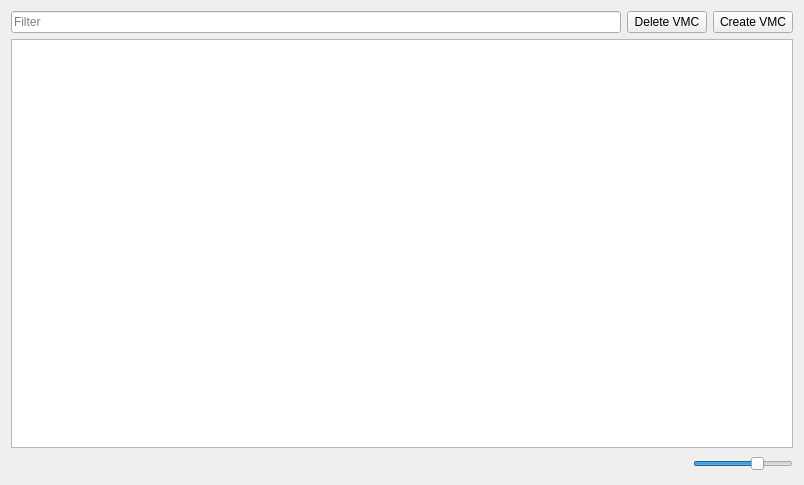
<?xml version="1.0" encoding="UTF-8"?>
<ui version="4.0">
 <class>VmcListActivity</class>
 <widget class="QWidget" name="VmcListActivity">
  <property name="geometry">
   <rect>
    <x>0</x>
    <y>0</y>
    <width>804</width>
    <height>485</height>
   </rect>
  </property>
  <property name="windowTitle">
   <string>Form</string>
  </property>
  <layout class="QVBoxLayout" name="verticalLayout">
   <item>
    <layout class="QHBoxLayout" name="mp_layout">
     <item>
      <widget class="QLineEdit" name="mp_edit_filter">
       <property name="placeholderText">
        <string>Filter</string>
       </property>
       <property name="clearButtonEnabled">
        <bool>true</bool>
       </property>
      </widget>
     </item>
     <item>
      <widget class="QPushButton" name="mp_btn_delete_vmc">
       <property name="text">
        <string>Delete VMC</string>
       </property>
       <property name="icon">
        <iconset theme="oplpct-delete">
         <normaloff>.</normaloff>.</iconset>
       </property>
      </widget>
     </item>
     <item>
      <widget class="QPushButton" name="mp_btn_create_vmc">
       <property name="text">
        <string>Create VMC</string>
       </property>
       <property name="icon">
        <iconset theme="oplpct-add">
         <normaloff>.</normaloff>.</iconset>
       </property>
      </widget>
     </item>
    </layout>
   </item>
   <item>
    <widget class="QTreeView" name="mp_tree_vmcs">
     <property name="alternatingRowColors">
      <bool>true</bool>
     </property>
     <property name="rootIsDecorated">
      <bool>false</bool>
     </property>
     <property name="itemsExpandable">
      <bool>false</bool>
     </property>
     <property name="expandsOnDoubleClick">
      <bool>false</bool>
     </property>
    </widget>
   </item>
   <item>
    <layout class="QHBoxLayout" name="horizontalLayout">
     <item>
      <spacer name="mp_spacer_2">
       <property name="orientation">
        <enum>Qt::Horizontal</enum>
       </property>
       <property name="sizeHint" stdset="0">
        <size>
         <width>40</width>
         <height>20</height>
        </size>
       </property>
      </spacer>
     </item>
     <item>
      <widget class="QSlider" name="mp_slider_icons_size">
       <property name="sizePolicy">
        <sizepolicy hsizetype="Fixed" vsizetype="Fixed">
         <horstretch>0</horstretch>
         <verstretch>0</verstretch>
        </sizepolicy>
       </property>
       <property name="minimumSize">
        <size>
         <width>100</width>
         <height>0</height>
        </size>
       </property>
       <property name="minimum">
        <number>1</number>
       </property>
       <property name="maximum">
        <number>4</number>
       </property>
       <property name="singleStep">
        <number>1</number>
       </property>
       <property name="pageStep">
        <number>1</number>
       </property>
       <property name="value">
        <number>3</number>
       </property>
       <property name="orientation">
        <enum>Qt::Horizontal</enum>
       </property>
      </widget>
     </item>
    </layout>
   </item>
  </layout>
 </widget>
 <tabstops>
  <tabstop>mp_edit_filter</tabstop>
  <tabstop>mp_btn_delete_vmc</tabstop>
  <tabstop>mp_btn_create_vmc</tabstop>
  <tabstop>mp_tree_vmcs</tabstop>
  <tabstop>mp_slider_icons_size</tabstop>
 </tabstops>
 <resources/>
 <connections/>
</ui>
